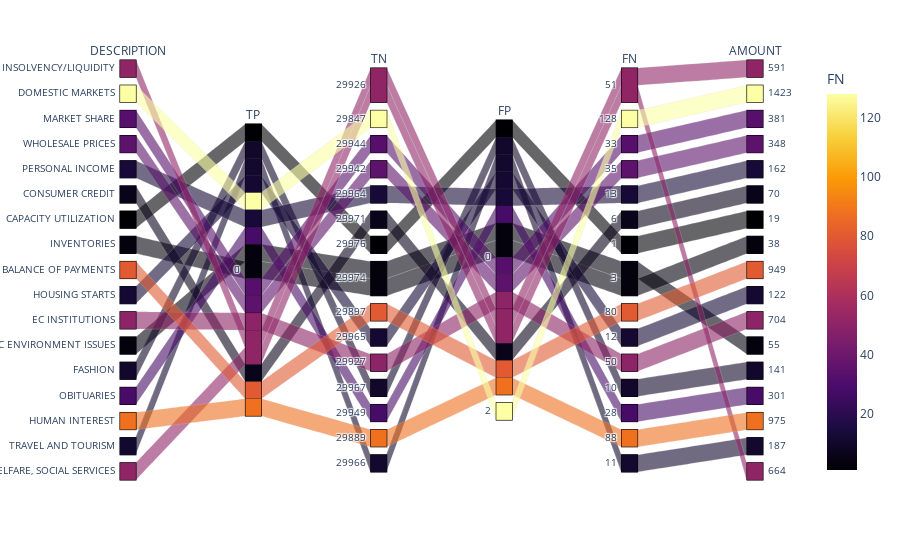

Source (notebook cell):
### Code cell
paral_not_learned = px.parallel_categories(tot_256_not_learned, dimensions=['DESCRIPTION','TP','TN','FP','FN', 'AMOUNT'], color='FN', color_continuous_scale=px.colors.sequential.Inferno)

paral_not_learned.show()

### Figure 1 — Plotly figure (JSON) as saved in the notebook; plotly's stock layout.template omitted (floating-point values rounded to 4 significant figures)
{"data": [{"dimensions": [{"label": "DESCRIPTION", "values": ["INSOLVENCY/LIQUIDITY", "DOMESTIC MARKETS", "MARKET SHARE", "WHOLESALE PRICES", "PERSONAL INCOME", "CONSUMER CREDIT", "CAPACITY UTILIZATION", "INVENTORIES", "BALANCE OF PAYMENTS", "HOUSING STARTS", "EC INSTITUTIONS", "EC ENVIRONMENT ISSUES", "FASHION", "OBITUARIES", "HUMAN INTEREST", "TRAVEL AND TOURISM", "WELFARE, SOCIAL SERVICES"]}, {"label": "TP", "values": [0, 0, 0, 0, 0, 0, 0, 0, 0, 0, 0, 0, 0, 0, 0, 0, 0]}, {"label": "TN", "values": [29926, 29847, 29944, 29942, 29964, 29971, 29976, 29974, 29897, 29965, 29927, 29974, 29967, 29949, 29889, 29966, 29926]}, {"label": "FP", "values": [0, 2, 0, 0, 0, 0, 0, 0, 0, 0, 0, 0, 0, 0, 0, 0, 0]}, {"label": "FN", "values": [51, 128, 33, 35, 13, 6, 1, 3, 80, 12, 50, 3, 10, 28, 88, 11, 51]}, {"label": "AMOUNT", "values": [591, 1423, 381, 348, 162, 70, 19, 38, 949, 122, 704, 55, 141, 301, 975, 187, 664]}], "domain": {"x": [0, 1], "y": [0, 1]}, "line": {"color": [51, 128, 33, 35, 13, 6, 1, 3, 80, 12, 50, 3, 10, 28, 88, 11, 51], "coloraxis": "coloraxis"}, "name": "", "type": "parcats"}], "layout": {"coloraxis": {"colorbar": {"title": {"text": "FN"}}, "colorscale": [[0, "#000004"], [0.1111, "#1b0c41"], [0.2222, "#4a0c6b"], [0.3333, "#781c6d"], [0.4444, "#a52c60"], [0.5556, "#cf4446"], [0.6667, "#ed6925"], [0.7778, "#fb9b06"], [0.8889, "#f7d13d"], [1, "#fcffa4"]]}, "legend": {"tracegroupgap": 0}, "margin": {"t": 60}}}
